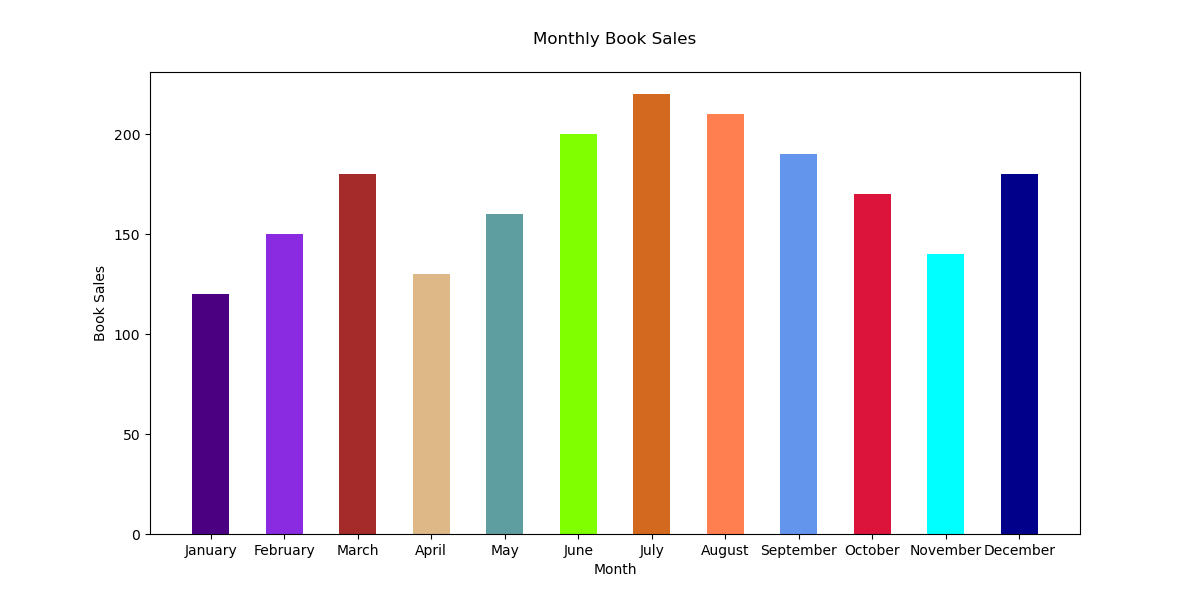

Recreate this plot in Python.

import matplotlib.pyplot as plt

# Monthly book sales data
months = [
    "January", "February", "March", "April", "May", "June",
    "July", "August", "September", "October", "November", "December"
]
book_sales = [120, 150, 180, 130, 160, 200, 220, 210, 190, 170, 140, 180]

# Color scheme using specific color codes for each month
colors = [
    '#4B0082', '#8A2BE2', '#A52A2A', '#DEB887', '#5F9EA0',
    '#7FFF00', '#D2691E', '#FF7F50', '#6495ED', '#DC143C',
    '#00FFFF', '#00008B'
]

# Create vertical bar chart
plt.figure(figsize=(12, 6))  # Width and height of the chart
plt.bar(months, book_sales, color=colors, width=0.5)  # Bar color and band width

# Set the title and labels
plt.title('Monthly Book Sales', pad=20)
plt.ylabel('Book Sales')
plt.xlabel('Month')

# Display the bar chart
plt.show()
